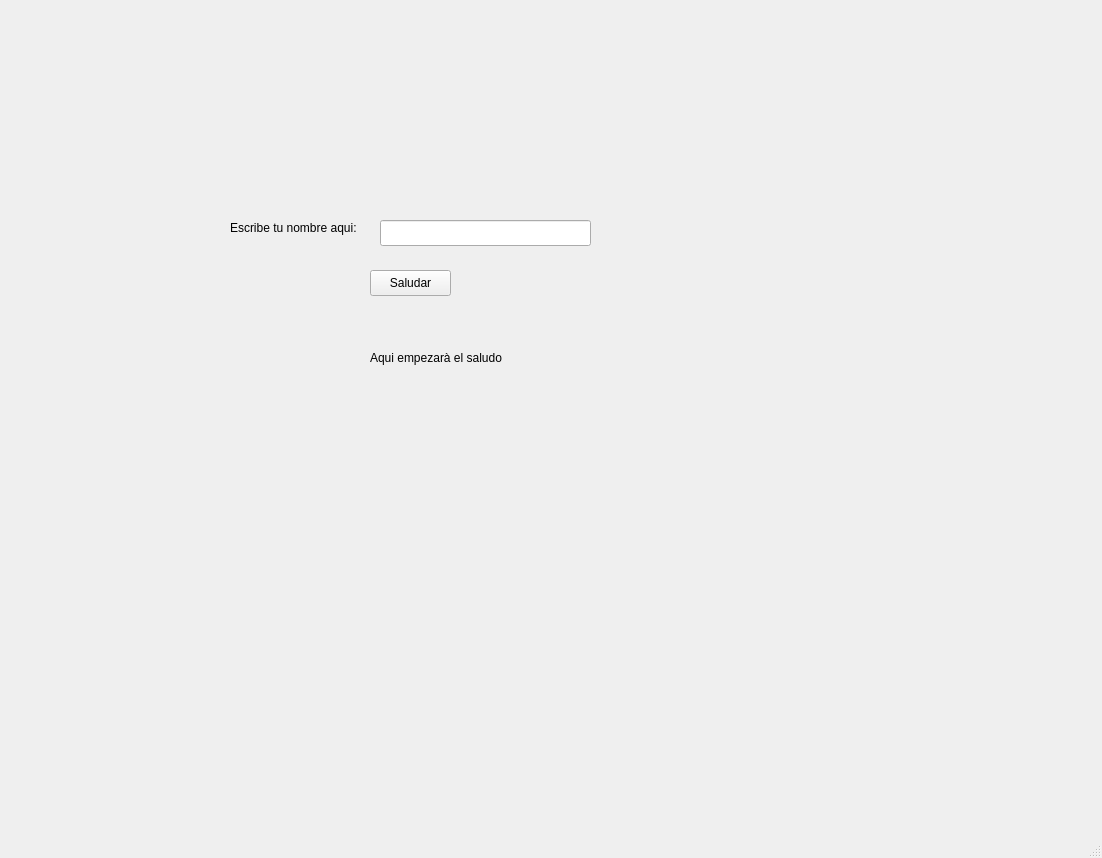
<?xml version="1.0" encoding="UTF-8"?>
<ui version="4.0">
 <class>MainWindow</class>
 <widget class="QMainWindow" name="MainWindow">
  <property name="geometry">
   <rect>
    <x>0</x>
    <y>0</y>
    <width>1102</width>
    <height>858</height>
   </rect>
  </property>
  <property name="windowTitle">
   <string>MainWindow</string>
  </property>
  <widget class="QWidget" name="centralwidget">
   <widget class="QLabel" name="asdasd">
    <property name="geometry">
     <rect>
      <x>230</x>
      <y>220</y>
      <width>161</width>
      <height>16</height>
     </rect>
    </property>
    <property name="text">
     <string>Escribe tu nombre aqui: </string>
    </property>
   </widget>
   <widget class="QLineEdit" name="txtNombre">
    <property name="geometry">
     <rect>
      <x>380</x>
      <y>220</y>
      <width>211</width>
      <height>26</height>
     </rect>
    </property>
   </widget>
   <widget class="QPushButton" name="btnSaludar">
    <property name="geometry">
     <rect>
      <x>370</x>
      <y>270</y>
      <width>81</width>
      <height>26</height>
     </rect>
    </property>
    <property name="text">
     <string>Saludar</string>
    </property>
   </widget>
   <widget class="QLabel" name="lblResultado">
    <property name="geometry">
     <rect>
      <x>370</x>
      <y>350</y>
      <width>151</width>
      <height>16</height>
     </rect>
    </property>
    <property name="text">
     <string>Aqui empezarà el saludo</string>
    </property>
   </widget>
  </widget>
  <widget class="QMenuBar" name="menubar">
   <property name="geometry">
    <rect>
     <x>0</x>
     <y>0</y>
     <width>1102</width>
     <height>33</height>
    </rect>
   </property>
  </widget>
  <widget class="QStatusBar" name="statusbar"/>
 </widget>
 <resources/>
 <connections/>
</ui>
